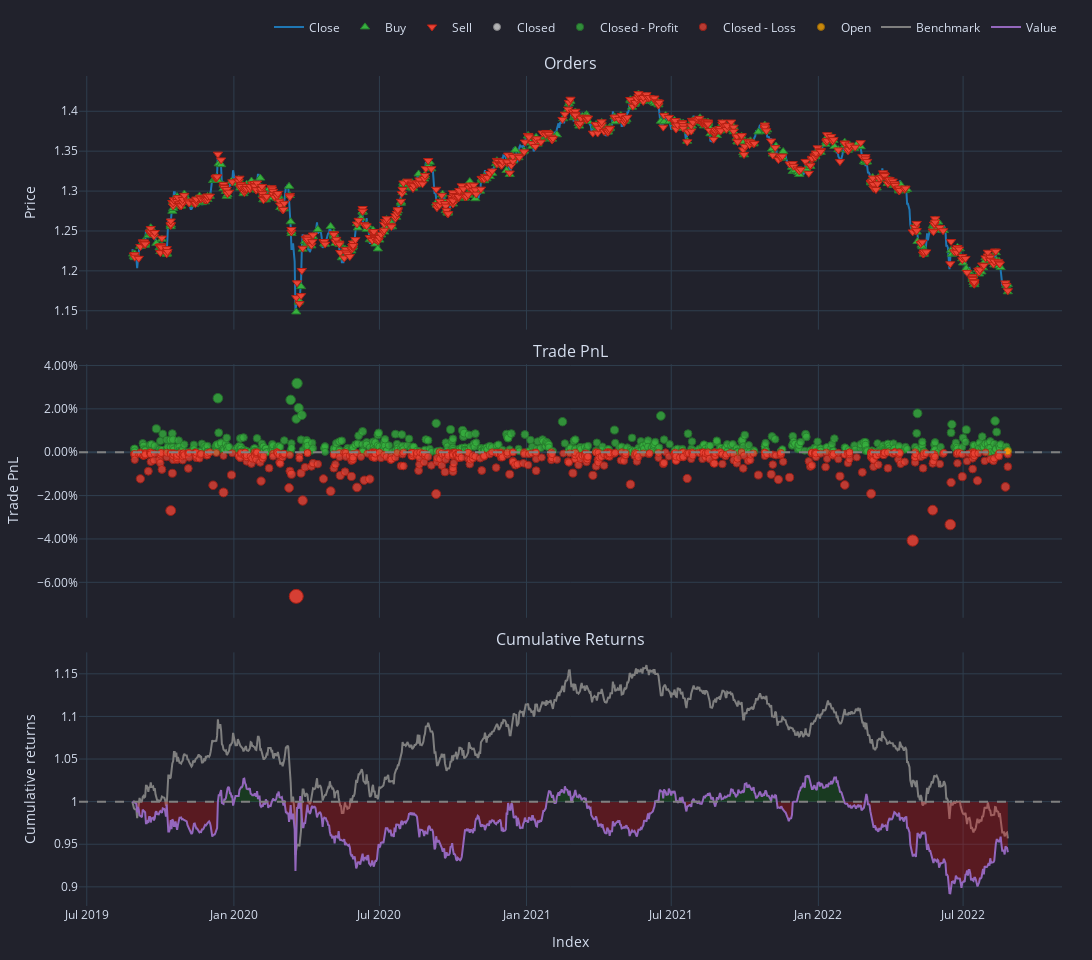

The code cell stored with this chart in its notebook:
### Code cell
# pf_2_bb_custom.plot().show() ## This takes too long (30 secs) as it uses 5m timeframe
pf_2_bb_custom.resample("1d").plot().show()

### Figure 1 — Plotly figure (JSON) as saved in the notebook; plotly's stock layout.template omitted (floating-point values rounded to 4 significant figures; data arrays with more than 128 entries replaced by an {"elided": "..."} marker saying what was removed)
{"data": [{"legendgroup": "0", "line": {"color": "#1f77b4"}, "mode": "lines", "name": "Close", "showlegend": true, "type": "scatter", "uid": "fb63ed81-1bb4-4acc-b78b-44041cb20008", "x": {"elided": "1096 str values"}, "xaxis": "x", "y": {"elided": "1096 float values"}, "yaxis": "y"}, {"customdata": {"elided": "610x9 mixed values"}, "hovertemplate": "<br>Order Id: %{customdata[0]}\n<br>Signal Index: %{customdata[1]}\n<br>Creation Index: %{customdata[2]}\n<br>Fill Index: %{customdata[3]}\n<br>Size: %{customdata[4]:,}\n<br>Price: %{customdata[5]:,}\n<br>Fees: %{customdata[6]:,}\n<br>Type: %{customdata[7]}\n<br>Stop Type: %{customdata[8]}", "marker": {"color": "#37B13F", "line": {"color": "rgb(38,123,44)", "width": 1}, "size": 8, "symbol": "triangle-up"}, "mode": "markers", "name": "Buy", "type": "scatter", "uid": "c23864ae-8cd9-4355-8c3a-7aac03f54128", "x": {"elided": "610 str values"}, "xaxis": "x", "y": {"elided": "610 float values"}, "yaxis": "y"}, {"customdata": {"elided": "609x9 mixed values"}, "hovertemplate": "<br>Order Id: %{customdata[0]}\n<br>Signal Index: %{customdata[1]}\n<br>Creation Index: %{customdata[2]}\n<br>Fill Index: %{customdata[3]}\n<br>Size: %{customdata[4]:,}\n<br>Price: %{customdata[5]:,}\n<br>Fees: %{customdata[6]:,}\n<br>Type: %{customdata[7]}\n<br>Stop Type: %{customdata[8]}", "marker": {"color": "#EA4335", "line": {"color": "rgb(181,31,18)", "width": 1}, "size": 8, "symbol": "triangle-down"}, "mode": "markers", "name": "Sell", "type": "scatter", "uid": "b7dd8362-eb5f-4cff-865d-8e236f5fdd7e", "x": {"elided": "609 str values"}, "xaxis": "x", "y": {"elided": "609 float values"}, "yaxis": "y"}, {"customdata": [["123", "123", "2019-11-21 00:00:00+00:00", 0, 0], ["705", "705", "2021-04-13 00:00:00+00:00", 0, 0], ["862", "862", "2021-08-30 00:00:00+00:00", 0, 0]], "hovertemplate": "<br>Exit Trade Id: %{customdata[0]}\n<br>Position Id: %{customdata[1]}\n<br>Exit Index: %{customdata[2]}\n<br>PnL: %{customdata[3]:,}\n<br>Return: %{customdata[4]:,%}", "marker": {"color": "#E2E2E2", "line": {"color": "rgb(158,158,158)", "width": 1}, "opacity": [0.75, 0.75, 0.75], "size": [7, 7, 7], "symbol": "circle"}, "mode": "markers", "name": "Closed", "type": "scatter", "uid": "8f204979-4a57-4058-9ba0-3a4b2352886f", "x": ["2019-11-21T00:00:00+00:00", "2021-04-13T00:00:00+00:00", "2021-08-30T00:00:00+00:00"], "xaxis": "x2", "y": [0, 0, 0], "yaxis": "y2"}, {"customdata": {"elided": "669x5 mixed values"}, "hovertemplate": "<br>Exit Trade Id: %{customdata[0]}\n<br>Position Id: %{customdata[1]}\n<br>Exit Index: %{customdata[2]}\n<br>PnL: %{customdata[3]:,}\n<br>Return: %{customdata[4]:,%}", "marker": {"color": "#37B13F", "line": {"color": "rgb(38,123,44)", "width": 1}, "opacity": {"elided": "669 float values"}, "size": {"elided": "669 float values"}, "symbol": "circle"}, "mode": "markers", "name": "Closed - Profit", "type": "scatter", "uid": "18955500-fdd2-4955-b6f4-0c034a73df84", "x": {"elided": "669 str values"}, "xaxis": "x2", "y": {"elided": "669 float values"}, "yaxis": "y2"}, {"customdata": {"elided": "546x5 mixed values"}, "hovertemplate": "<br>Exit Trade Id: %{customdata[0]}\n<br>Position Id: %{customdata[1]}\n<br>Exit Index: %{customdata[2]}\n<br>PnL: %{customdata[3]:,}\n<br>Return: %{customdata[4]:,%}", "marker": {"color": "#EA4335", "line": {"color": "rgb(181,31,18)", "width": 1}, "opacity": {"elided": "546 float values"}, "size": {"elided": "546 float values"}, "symbol": "circle"}, "mode": "markers", "name": "Closed - Loss", "type": "scatter", "uid": "13fcfd07-5d34-4769-baaf-50f040d4d2ba", "x": {"elided": "546 str values"}, "xaxis": "x2", "y": {"elided": "546 float values"}, "yaxis": "y2"}, {"customdata": [["1218", "1218", "2022-08-26 00:00:00+00:00", 41.65, 0.000443]], "hovertemplate": "<br>Exit Trade Id: %{customdata[0]}\n<br>Position Id: %{customdata[1]}\n<br>Exit Index: %{customdata[2]}\n<br>PnL: %{customdata[3]:,}\n<br>Return: %{customdata[4]:,%}", "marker": {"color": "#FFAA00", "line": {"color": "rgb(178,118,0)", "width": 1}, "opacity": [0.751], "size": [7.047], "symbol": "circle"}, "mode": "markers", "name": "Open", "type": "scatter", "uid": "aca131d4-57ca-474f-b253-6a876be83902", "x": ["2022-08-26T00:00:00+00:00"], "xaxis": "x2", "y": [0.000443], "yaxis": "y2"}, {"legendgroup": "1", "line": {"color": "#7f7f7f"}, "mode": "lines", "name": "Benchmark", "showlegend": true, "type": "scatter", "uid": "4fadd893-2ddf-419f-ad90-2e916e1d001c", "x": {"elided": "1096 str values"}, "xaxis": "x3", "y": {"elided": "1096 float values"}, "yaxis": "y3"}, {"hoverinfo": "skip", "line": {"color": "rgba(0, 0, 0, 0)", "width": 0}, "mode": "lines", "opacity": 0, "showlegend": false, "type": "scatter", "uid": "0acee255-972c-4c53-a418-76fbf54bb108", "x": {"elided": "1096 str values"}, "xaxis": "x3", "y": {"elided": "1096 int values"}, "yaxis": "y3"}, {"connectgaps": false, "fill": "tonexty", "fillcolor": "rgba(0, 128, 0, 0.25)", "hoverinfo": "skip", "line": {"color": "rgba(0, 0, 0, 0)", "width": 0}, "mode": "lines", "opacity": 0, "showlegend": false, "type": "scatter", "uid": "4737cb02-dde3-4603-bb67-867cfe090553", "x": {"elided": "1096 str values"}, "xaxis": "x3", "y": {"elided": "1096 float values"}, "yaxis": "y3"}, {"hoverinfo": "skip", "line": {"color": "rgba(0, 0, 0, 0)", "width": 0}, "mode": "lines", "opacity": 0, "showlegend": false, "type": "scatter", "uid": "1d032d6d-7153-4488-8310-6b5b38545932", "x": {"elided": "1096 str values"}, "xaxis": "x3", "y": {"elided": "1096 int values"}, "yaxis": "y3"}, {"connectgaps": false, "fill": "tonexty", "fillcolor": "rgba(255, 0, 0, 0.25)", "hoverinfo": "skip", "line": {"color": "rgba(0, 0, 0, 0)", "width": 0}, "mode": "lines", "opacity": 0, "showlegend": false, "type": "scatter", "uid": "b7725ecd-2f5a-42bc-a440-8b27fda48d7c", "x": {"elided": "1096 str values"}, "xaxis": "x3", "y": {"elided": "1096 float values"}, "yaxis": "y3"}, {"legendgroup": "2", "line": {"color": "#9467bd"}, "mode": "lines", "name": "Value", "showlegend": true, "type": "scatter", "uid": "990da587-b4e7-490d-a802-f87b1c9275f6", "x": {"elided": "1096 str values"}, "xaxis": "x3", "y": {"elided": "1096 float values"}, "yaxis": "y3"}, {"hoverinfo": "skip", "line": {"color": "rgba(0, 0, 0, 0)", "width": 0}, "mode": "lines", "opacity": 0, "showlegend": false, "type": "scatter", "uid": "4685e06a-0ca4-4fff-bdbb-d54943b39c5d", "x": {"elided": "1096 str values"}, "xaxis": "x3", "y": {"elided": "1096 int values"}, "yaxis": "y3"}], "layout": {"annotations": [{"font": {"size": 16}, "showarrow": false, "text": "Orders", "x": 0.5, "xanchor": "center", "xref": "paper", "y": 1, "yanchor": "bottom", "yref": "paper"}, {"font": {"size": 16}, "showarrow": false, "text": "Trade PnL", "x": 0.5, "xanchor": "center", "xref": "paper", "y": 0.6528, "yanchor": "bottom", "yref": "paper"}, {"font": {"size": 16}, "showarrow": false, "text": "Cumulative Returns", "x": 0.5, "xanchor": "center", "xref": "paper", "y": 0.3056, "yanchor": "bottom", "yref": "paper"}], "height": 960, "legend": {"orientation": "h", "traceorder": "normal", "x": 1, "xanchor": "right", "y": 1.042, "yanchor": "bottom"}, "margin": {"b": 30, "l": 30, "r": 30, "t": 30}, "shapes": [{"line": {"color": "gray", "dash": "dash"}, "type": "line", "x0": 0, "x1": 1, "xref": "paper", "y0": 0, "y1": 0, "yref": "y2"}, {"line": {"color": "gray", "dash": "dash"}, "type": "line", "x0": 0, "x1": 1, "xref": "paper", "y0": 1, "y1": 1, "yref": "y3"}], "showlegend": true, "width": 1330, "xaxis": {"anchor": "y", "domain": [0, 1], "matches": "x3", "showticklabels": false}, "xaxis2": {"anchor": "y2", "domain": [0, 1], "matches": "x3", "showticklabels": false}, "xaxis3": {"anchor": "y3", "domain": [0, 1], "title": {"text": "Index"}}, "yaxis": {"anchor": "x", "domain": [0.6944, 1], "title": {"text": "Price"}}, "yaxis2": {"anchor": "x2", "domain": [0.3472, 0.6528], "tickformat": ".2%", "title": {"text": "Trade PnL"}}, "yaxis3": {"anchor": "x3", "domain": [0, 0.3056], "title": {"text": "Cumulative returns"}}}}
